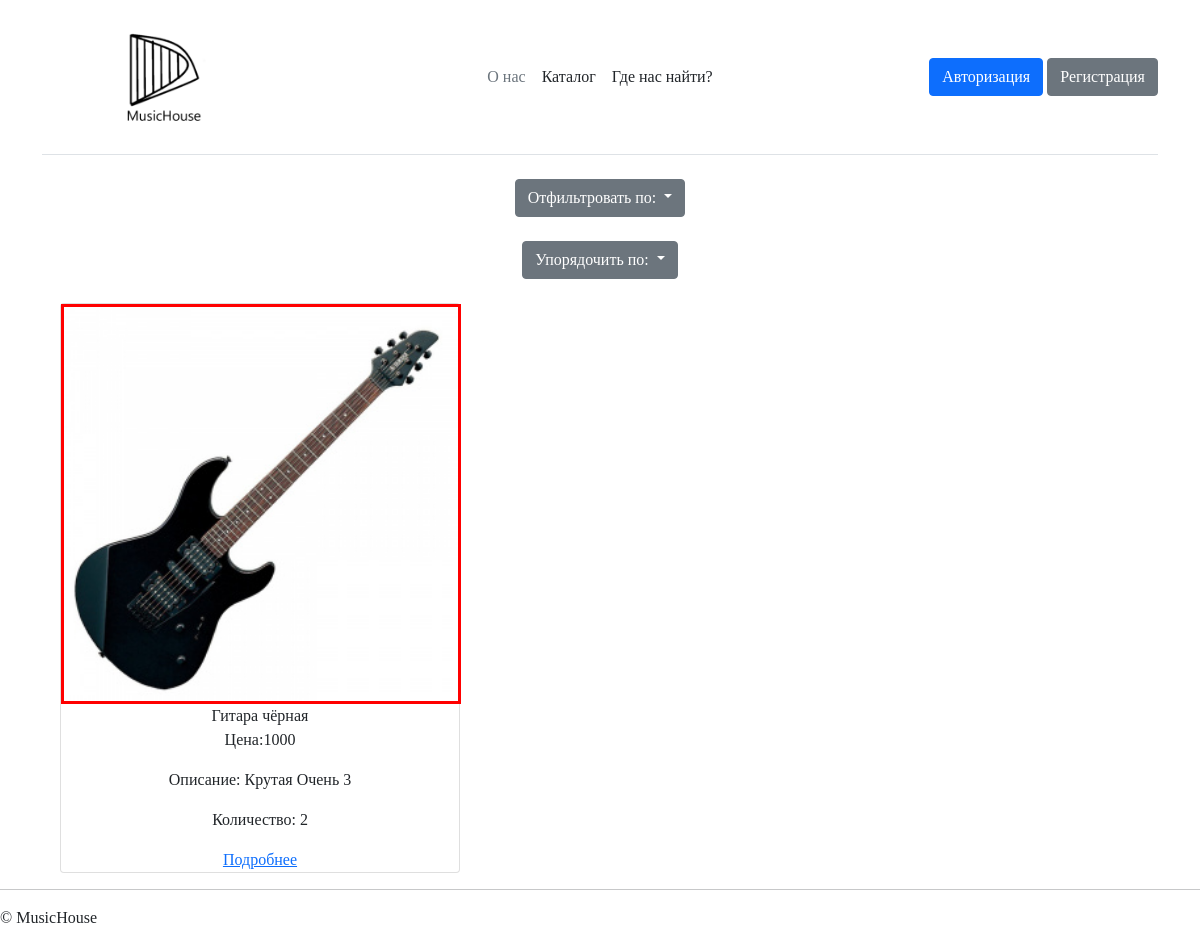
Page /Pages/Catalog.php?category=8 on the committed database.
### tables this page shows
CREATE TABLE `product` (
  `Id` int(11) NOT NULL,
  `image` varchar(255) NOT NULL,
  `name` varchar(50) NOT NULL,
  `price` varchar(50) NOT NULL,
  `description` varchar(500) NOT NULL,
  `country` varchar(50) NOT NULL,
  `model` varchar(50) NOT NULL,
  `year` int(11) NOT NULL,
  `count` int(11) NOT NULL,
  `IdCategory` int(11) NOT NULL
);

### Pages/Catalog.php (the view, shortened to what this page needs)
<?php
include "../PhpConnect/connect.php";
?>
<!DOCTYPE html>
<html lang="en">
<head>
</head>
<body>
    <?php
    include ("../PhpTemplate/header.php");
    ?>
    <main>
    <div class="dropdown">
  <button class="btn btn-secondary dropdown-toggle" type="button" id="dropdownMenuButton1" data-bs-toggle="dropdown" aria-expanded="false">
    Отфильтровать по:
  </button>
</div>
<br>
<div class="dropdown">
  <button class="btn btn-secondary dropdown-toggle" type="button" id="dropdownMenuButton1" data-bs-toggle="dropdown" aria-expanded="false">
    Упорядочить по:
  </button>
</div>
<br>
    <?php
    if (isset($_GET['category'])) {
      $categoryId = $_GET['category'];
      $query = "SELECT * FROM product WHERE IdCategory = $categoryId";
  } else {
      $query = "SELECT * FROM product";
  }
    $result= $connect->query($query);
    echo '<div class= "row">';
    if ($result){
        while($row= $result->fetch_assoc())
    {
      if ($row['count'] >= 1) {
        echo '<div class = "col-md-4">';
        echo '<div class = "contImg">';
        echo '<div class = "card">';
        echo '<img style="imgCat" src="'.$row['image'].'"alt="Изображение товара"';
        echo '<h3>'.$row['name'].'</h3>';
        echo '<p>Цена:' .$row['price'].'</p>';
        echo '<p>Описание: '.$row['description'].'</p>';
        echo '<p>Количество: '.$row['count'].'</p>';
        echo '<a href ="Item.php?Id= '.$row['Id'].'">Подробнее</a>';
        echo '</div>';
        echo '</div>';
        echo '</div>';
    }
  }
    echo '</div>';
}
    ?>
    </main>
    <?php
    include ("../PhpTemplate/footer.php");
    ?>
</body>
</html>

### Style/style.css (style rules this page uses)
* { font-family: Hussar; align-content: center; }
.contImg { width: 400px; }
main { justify-content: center; text-align: center; }
.contImg img { width: 400px; height: 400px; border: 3px solid red !important; }

### rows in the picture
product: image (picture), name "Гитара чёрная", price "1000", description "Крутая Очень 3", count "2"
